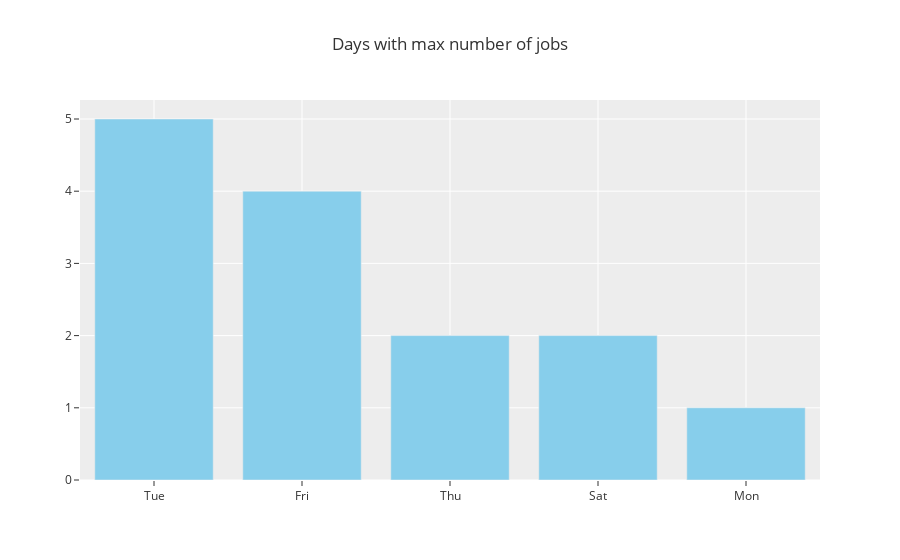

Notebook source saved alongside this figure:
### Code cell
#Let's see the day on which most number of jobs are posted
day_fig = go.Figure([go.Bar(x = df_ny['Day'].value_counts().index.to_list() ,
                    y = df_ny['Day'].value_counts().to_list() , marker_color = 'skyblue')])
day_fig.update_layout(template = 'ggplot2' , title = 'Days with max number of jobs')

### Figure 1 — Plotly figure (JSON) as saved in the notebook; plotly's stock layout.template omitted (floating-point values rounded to 4 significant figures)
{"data": [{"marker": {"color": "skyblue"}, "type": "bar", "x": ["Tue", "Fri", "Thu", "Sat", "Mon"], "y": [5, 4, 2, 2, 1]}], "layout": {"title": {"text": "Days with max number of jobs"}}}
